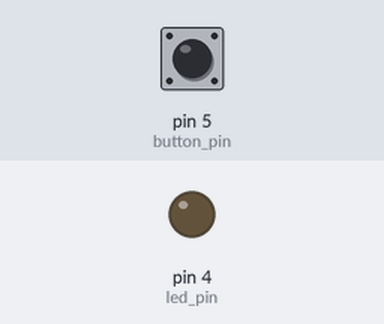
Simulated run of this program. Board: MicroPython board. Shown: output pins drawn as LEDs (lit = HIGH). The inputs (shaded band) are chosen by the test bench; at power-on: pin 5 (button_pin) LOW.

Above: at 1.2 s.
1.3 s: pin 5 (button_pin) pulled HIGH for 0.15 s
At 1.38 s:
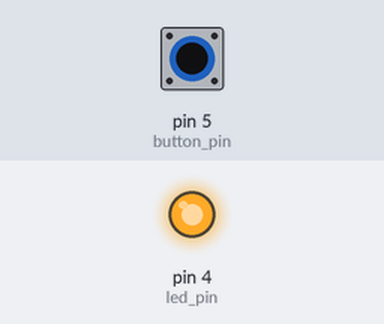
2.9 s: pin 5 (button_pin) pulled HIGH for 3.2 s
At 7.1 s:
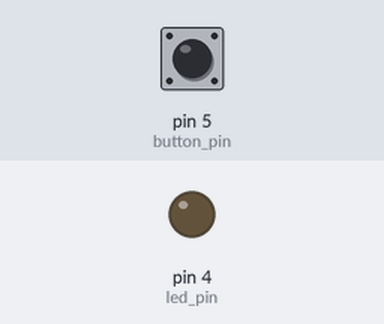
Timing chart, 0 to 8.6 s (numbered marks = the images above; inputs shaded):
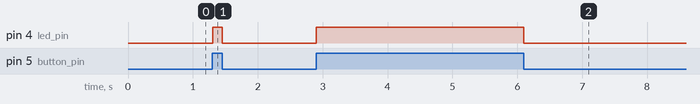

Measured:
- after the input at 1.3 s, pin 4 (led_pin): LOW → HIGH at once, → LOW 0.15 s later
- after the input at 2.9 s, pin 4 (led_pin): LOW → HIGH at once, → LOW 3.2 s later

The program:

sketch.py
```python
from machine import Pin

import time

# Definir pines
button_pin = Pin(5, Pin.IN, Pin.PULL_DOWN)  # D1 (GPIO 5) para el botón
led_pin = Pin(4, Pin.OUT)                   # D2 (GPIO 4) para el LED

while True:
    # Leer el estado del botón
    button_state = button_pin.value()

    # Comprobar si el botón está presionado
    if button_state == 1:

        led_pin.on()
    else:

        led_pin.off()

    # Pequeño retraso para evitar lecturas inestables
    time.sleep(0.01)
```
